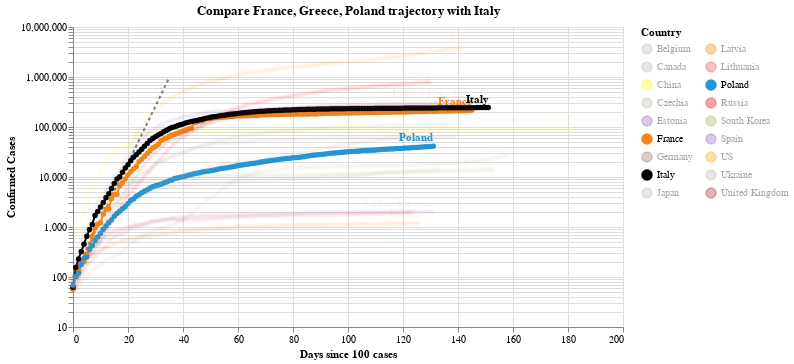

Notebook code cell kept with this figure:
### Code cell
#hide_input
chart2 = make_since_chart(dff2, ['France', 'Greece', 'Poland'], baseline_countries)
chart2

### Figure 1 — Vega-Lite specification as saved in the notebook (floating-point values rounded to 4 significant figures; data arrays with more than 128 entries replaced by an {"elided": "..."} marker saying what was removed)
{"config": {"view": {"continuousWidth": 400, "continuousHeight": 300}}, "layer": [{"data": {"name": "data-628230001892d6798b50651be41d1b3e"}, "mark": {"type": "line", "color": "black", "opacity": 0.5, "strokeDash": [3, 3]}, "encoding": {"x": {"type": "quantitative", "field": "Days since 100 cases"}, "y": {"type": "quantitative", "field": "Confirmed Cases"}}}, {"data": {"name": "data-65087d987bf2dc64f1a6ee7a93fd09e6"}, "mark": {"type": "line", "point": true}, "encoding": {"color": {"type": "nominal", "field": "Country", "legend": {"columns": 2}, "scale": {"domain": ["Belgium", "Canada", "China", "Czechia", "Estonia", "France", "Germany", "Italy", "Japan", "Latvia", "Lithuania", "Poland", "Russia", "South Korea", "Spain", "US", "Ukraine", "United Kingdom"], "range": ["#C1B7AD", "#C1B7AD", "yellow", "#C1B7AD", "#9467bd", "#F58518", "#9D755D", "black", "#C1B7AD", "#F58518", "#E45756", "#2495D3", "red", "#A1BA59", "#9467bd", "orange", "#C1B7AD", "brown"]}}, "opacity": {"condition": {"value": 1, "selection": "selector010"}, "value": 0.05}, "tooltip": [{"type": "nominal", "field": "Country"}, {"type": "temporal", "field": "Date"}, {"type": "quantitative", "field": "Confirmed Cases"}, {"type": "quantitative", "field": "Days since 100 cases"}], "x": {"type": "quantitative", "field": "Days since 100 cases"}, "y": {"type": "quantitative", "field": "Confirmed Cases", "scale": {"type": "log"}}}, "selection": {"selector010": {"type": "multi", "fields": ["Country"], "bind": "legend", "init": [{"Country": "France"}, {"Country": "Greece"}, {"Country": "Poland"}, {"Country": "Italy"}]}}, "width": 550}, {"data": {"name": "data-65087d987bf2dc64f1a6ee7a93fd09e6"}, "mark": {"type": "text", "align": "right", "dy": -8, "fontWeight": "bold"}, "encoding": {"color": {"type": "nominal", "field": "Country", "legend": {"columns": 2}, "scale": {"domain": ["Belgium", "Canada", "China", "Czechia", "Estonia", "France", "Germany", "Italy", "Japan", "Latvia", "Lithuania", "Poland", "Russia", "South Korea", "Spain", "US", "Ukraine", "United Kingdom"], "range": ["#C1B7AD", "#C1B7AD", "yellow", "#C1B7AD", "#9467bd", "#F58518", "#9D755D", "black", "#C1B7AD", "#F58518", "#E45756", "#2495D3", "red", "#A1BA59", "#9467bd", "orange", "#C1B7AD", "brown"]}}, "opacity": {"condition": {"value": 1, "selection": "selector010"}, "value": 0.05}, "text": {"type": "nominal", "field": "Country"}, "tooltip": [{"type": "nominal", "field": "Country"}, {"type": "temporal", "field": "Date"}, {"type": "quantitative", "field": "Confirmed Cases"}, {"type": "quantitative", "field": "Days since 100 cases"}], "x": {"type": "quantitative", "field": "Days since 100 cases"}, "y": {"type": "quantitative", "field": "Confirmed Cases", "scale": {"type": "log"}}}, "transform": [{"filter": "(datum['Date'] >= 1595376000000)"}], "width": 550}], "title": "Compare France, Greece, Poland trajectory with Italy", "$schema": "https://vega.github.io/schema/vega-lite/v4.0.2.json", "datasets": {"data-628230001892d6798b50651be41d1b3e": [{"Days since 100 cases": 0, "Confirmed Cases": 100.0}, {"Days since 100 cases": 1, "Confirmed Cases": 130.0}, {"Days since 100 cases": 2, "Confirmed Cases": 169.0}, {"Days since 100 cases": 3, "Confirmed Cases": 219.7}, {"Days since 100 cases": 4, "Confirmed Cases": 285.6}, {"Days since 100 cases": 5, "Confirmed Cases": 371.3}, {"Days since 100 cases": 6, "Confirmed Cases": 482.7}, {"Days since 100 cases": 7, "Confirmed Cases": 627.5}, {"Days since 100 cases": 8, "Confirmed Cases": 815.7}, {"Days since 100 cases": 9, "Confirmed Cases": 1060.0}, {"Days since 100 cases": 10, "Confirmed Cases": 1379.0}, {"Days since 100 cases": 11, "Confirmed Cases": 1792.0}, {"Days since 100 cases": 12, "Confirmed Cases": 2330.0}, {"Days since 100 cases": 13, "Confirmed Cases": 3029.0}, {"Days since 100 cases": 14, "Confirmed Cases": 3937.0}, {"Days since 100 cases": 15, "Confirmed Cases": 5119.0}, {"Days since 100 cases": 16, "Confirmed Cases": 6654.0}, {"Days since 100 cases": 17, "Confirmed Cases": 8650.0}, {"Days since 100 cases": 18, "Confirmed Cases": 11250.0}, {"Days since 100 cases": 19, "Confirmed Cases": 14620.0}, {"Days since 100 cases": 20, "Confirmed Cases": 19000.0}, {"Days since 100 cases": 21, "Confirmed Cases": 24710.0}, {"Days since 100 cases": 22, "Confirmed Cases": 32120.0}, {"Days since 100 cases": 23, "Confirmed Cases": 41750.0}, {"Days since 100 cases": 24, "Confirmed Cases": 54280.0}, {"Days since 100 cases": 25, "Confirmed Cases": 70560.0}, {"Days since 100 cases": 26, "Confirmed Cases": 91730.0}, {"Days since 100 cases": 27, "Confirmed Cases": 119300.0}, {"Days since 100 cases": 28, "Confirmed Cases": 155000.0}, {"Days since 100 cases": 29, "Confirmed Cases": 201500.0}, {"Days since 100 cases": 30, "Confirmed Cases": 262000.0}, {"Days since 100 cases": 31, "Confirmed Cases": 340600.0}, {"Days since 100 cases": 32, "Confirmed Cases": 442800.0}, {"Days since 100 cases": 33, "Confirmed Cases": 575600.0}, {"Days since 100 cases": 34, "Confirmed Cases": 748300.0}, {"Days since 100 cases": 35, "Confirmed Cases": 972800.0}], "data-65087d987bf2dc64f1a6ee7a93fd09e6": {"elided": "2553 records"}}}
